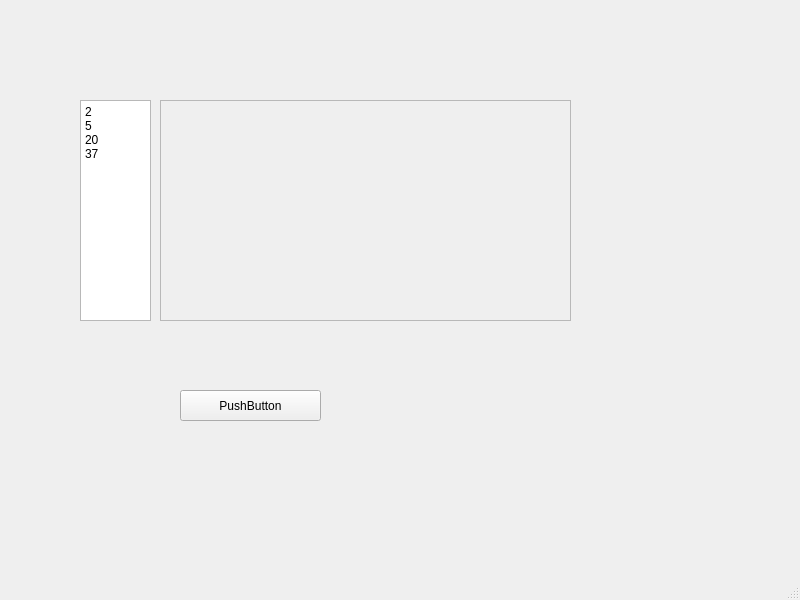
<?xml version="1.0" encoding="UTF-8"?>
<ui version="4.0">
 <class>MainWindow</class>
 <widget class="QMainWindow" name="MainWindow">
  <property name="geometry">
   <rect>
    <x>0</x>
    <y>0</y>
    <width>800</width>
    <height>600</height>
   </rect>
  </property>
  <property name="windowTitle">
   <string>MainWindow</string>
  </property>
  <widget class="QWidget" name="centralwidget">
   <widget class="QFrame" name="frame">
    <property name="geometry">
     <rect>
      <x>160</x>
      <y>100</y>
      <width>411</width>
      <height>221</height>
     </rect>
    </property>
    <property name="frameShape">
     <enum>QFrame::StyledPanel</enum>
    </property>
    <property name="frameShadow">
     <enum>QFrame::Raised</enum>
    </property>
   </widget>
   <widget class="QPushButton" name="showButton">
    <property name="geometry">
     <rect>
      <x>180</x>
      <y>390</y>
      <width>141</width>
      <height>31</height>
     </rect>
    </property>
    <property name="text">
     <string>PushButton</string>
    </property>
   </widget>
   <widget class="QPlainTextEdit" name="plainTextEdit">
    <property name="geometry">
     <rect>
      <x>80</x>
      <y>100</y>
      <width>71</width>
      <height>221</height>
     </rect>
    </property>
    <property name="plainText">
     <string>2 
5
20
37</string>
    </property>
   </widget>
  </widget>
  <widget class="QMenuBar" name="menubar">
   <property name="geometry">
    <rect>
     <x>0</x>
     <y>0</y>
     <width>800</width>
     <height>25</height>
    </rect>
   </property>
  </widget>
  <widget class="QStatusBar" name="statusbar"/>
 </widget>
 <resources/>
 <connections/>
</ui>
